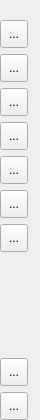
<?xml version="1.0" encoding="UTF-8"?>
<ui version="4.0">
 <class>LeftBar</class>
 <widget class="QWidget" name="LeftBar">
  <property name="geometry">
   <rect>
    <x>0</x>
    <y>0</y>
    <width>40</width>
    <height>420</height>
   </rect>
  </property>
  <property name="minimumSize">
   <size>
    <width>40</width>
    <height>0</height>
   </size>
  </property>
  <property name="maximumSize">
   <size>
    <width>40</width>
    <height>16777215</height>
   </size>
  </property>
  <property name="windowTitle">
   <string>Form</string>
  </property>
  <layout class="QVBoxLayout" name="verticalLayout">
   <property name="spacing">
    <number>6</number>
   </property>
   <property name="leftMargin">
    <number>0</number>
   </property>
   <property name="topMargin">
    <number>0</number>
   </property>
   <property name="rightMargin">
    <number>0</number>
   </property>
   <property name="bottomMargin">
    <number>0</number>
   </property>
   <item>
    <spacer name="verticalSpacer_2">
     <property name="orientation">
      <enum>Qt::Vertical</enum>
     </property>
     <property name="sizeType">
      <enum>QSizePolicy::Fixed</enum>
     </property>
     <property name="sizeHint" stdset="0">
      <size>
       <width>20</width>
       <height>20</height>
      </size>
     </property>
    </spacer>
   </item>
   <item>
    <widget class="QToolButton" name="btnSelect">
     <property name="minimumSize">
      <size>
       <width>28</width>
       <height>28</height>
      </size>
     </property>
     <property name="maximumSize">
      <size>
       <width>28</width>
       <height>28</height>
      </size>
     </property>
     <property name="text">
      <string>...</string>
     </property>
     <property name="toolButtonStyle">
      <enum>Qt::ToolButtonFollowStyle</enum>
     </property>
    </widget>
   </item>
   <item>
    <widget class="QToolButton" name="btnPicture">
     <property name="minimumSize">
      <size>
       <width>28</width>
       <height>28</height>
      </size>
     </property>
     <property name="maximumSize">
      <size>
       <width>28</width>
       <height>28</height>
      </size>
     </property>
     <property name="text">
      <string>...</string>
     </property>
    </widget>
   </item>
   <item>
    <widget class="QToolButton" name="btnText">
     <property name="minimumSize">
      <size>
       <width>28</width>
       <height>28</height>
      </size>
     </property>
     <property name="maximumSize">
      <size>
       <width>28</width>
       <height>28</height>
      </size>
     </property>
     <property name="text">
      <string>...</string>
     </property>
    </widget>
   </item>
   <item>
    <widget class="QToolButton" name="btnRectangle">
     <property name="minimumSize">
      <size>
       <width>28</width>
       <height>28</height>
      </size>
     </property>
     <property name="maximumSize">
      <size>
       <width>28</width>
       <height>28</height>
      </size>
     </property>
     <property name="text">
      <string>...</string>
     </property>
    </widget>
   </item>
   <item>
    <widget class="QToolButton" name="btnCircle">
     <property name="minimumSize">
      <size>
       <width>28</width>
       <height>28</height>
      </size>
     </property>
     <property name="maximumSize">
      <size>
       <width>28</width>
       <height>28</height>
      </size>
     </property>
     <property name="text">
      <string>...</string>
     </property>
    </widget>
   </item>
   <item>
    <widget class="QToolButton" name="btnLine">
     <property name="minimumSize">
      <size>
       <width>28</width>
       <height>28</height>
      </size>
     </property>
     <property name="maximumSize">
      <size>
       <width>28</width>
       <height>28</height>
      </size>
     </property>
     <property name="text">
      <string>...</string>
     </property>
    </widget>
   </item>
   <item>
    <widget class="QToolButton" name="btnCurve">
     <property name="minimumSize">
      <size>
       <width>28</width>
       <height>28</height>
      </size>
     </property>
     <property name="maximumSize">
      <size>
       <width>28</width>
       <height>28</height>
      </size>
     </property>
     <property name="text">
      <string>...</string>
     </property>
    </widget>
   </item>
   <item>
    <spacer name="verticalSpacer">
     <property name="orientation">
      <enum>Qt::Vertical</enum>
     </property>
     <property name="sizeHint" stdset="0">
      <size>
       <width>20</width>
       <height>111</height>
      </size>
     </property>
    </spacer>
   </item>
   <item>
    <widget class="QToolButton" name="btnMachine">
     <property name="minimumSize">
      <size>
       <width>28</width>
       <height>28</height>
      </size>
     </property>
     <property name="maximumSize">
      <size>
       <width>28</width>
       <height>28</height>
      </size>
     </property>
     <property name="text">
      <string>...</string>
     </property>
    </widget>
   </item>
   <item>
    <widget class="QToolButton" name="btnLayers">
     <property name="minimumSize">
      <size>
       <width>28</width>
       <height>28</height>
      </size>
     </property>
     <property name="maximumSize">
      <size>
       <width>28</width>
       <height>28</height>
      </size>
     </property>
     <property name="text">
      <string>...</string>
     </property>
    </widget>
   </item>
  </layout>
 </widget>
 <resources/>
 <connections/>
</ui>
